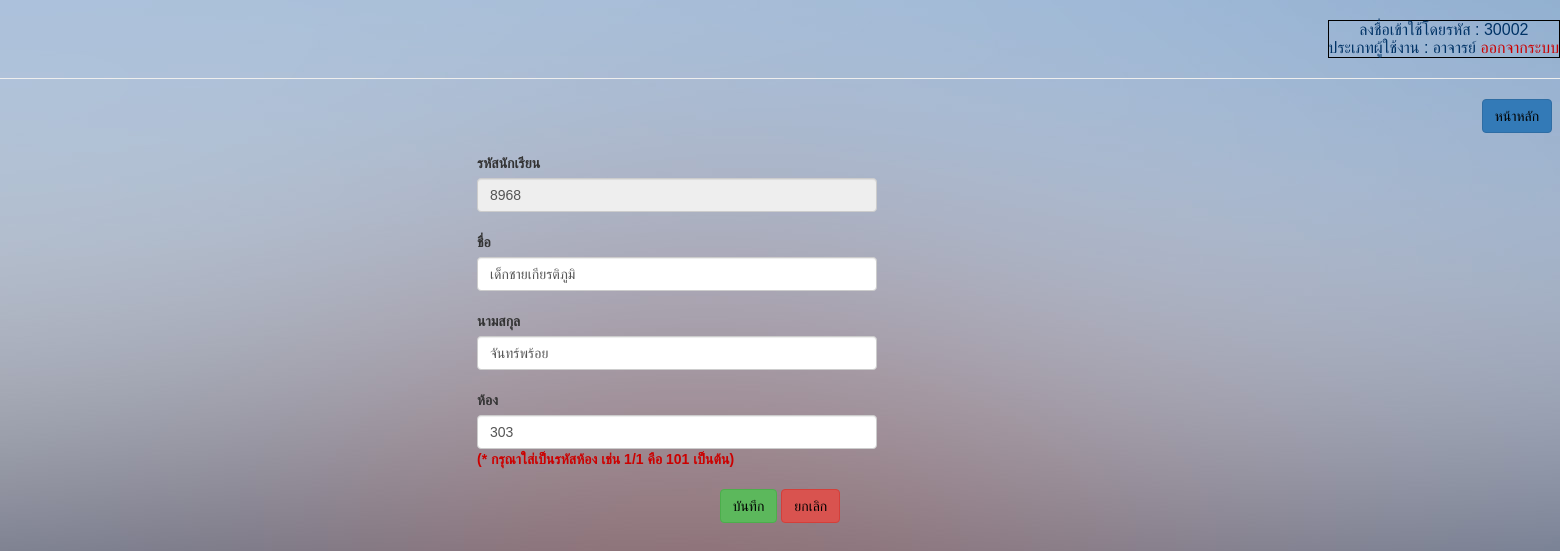
Screenshot of /html5up-dimension/infoStudentsEdit.php?studentID=8968 (signed in) with the database file from the repository.
### tables this page shows
CREATE TABLE `student` (
  `studentID` varchar(255) NOT NULL,
  `studentName` varchar(255) NOT NULL,
  `studentLastname` varchar(255) NOT NULL,
  `classID` int(11) NOT NULL
);

CREATE TABLE `class` (
  `classID` int(11) NOT NULL,
  `class` varchar(255) NOT NULL
);

### html5up-dimension/infoStudentsEdit.php (the view, shortened to what this page needs)
<?php
if (!$_SESSION["uname"]){
	  Header("Location: Login.php");
}else{?>
<html>
	<head>
		<link rel="stylesheet" href="https://maxcdn.bootstrapcdn.com/bootstrap/3.3.7/css/bootstrap.min.css">
	</head>
<div class="abcd">
	<body background="/images/bg.jpg">
    <div align="right" class="a" ><br>
      <table border="1" bordercolor="#000000" cellpadding="5">
				<tr>
      		<td>
    		  <center><font color='#003366'> ลงชื่อเข้าใช้โดยรหัส :
    			<?php echo($_SESSION['userID']);?><br>
          ประเภทผู้ใช้งาน : <?php echo($_SESSION['typeUser']);?> </font>
    			<a href="logout.php"><font color="#CC0000">ออกจากระบบ</font></a></center>
        </tr></td>
        </table>
				<hr>
    </div>
<div align="right">
	<a href="adminpage.php"><button type="button" class="btn btn-primary"><font color="#000000">หน้าหลัก</font></button></a>	&nbsp;
</div>
<form method="post" action="updateInfoStudents.php">
<br>
<?php
include ("connectDB.php");
$strSQL = mysqli_query($mysqli,"select * from student,class where studentID='".$_GET['studentID']."' and student.classID=class.classID ");
$objResult = mysqli_fetch_array($strSQL);
 ?>
 <div style="position:relative; left:477px;">
 <label for="ex3">รหัสนักเรียน</label>
 <input class="form-control"  style="width: 400px" type="text" value="<?php echo $objResult['studentID'] ?>" name="studentID" disabled><br>
 <label for="ex3">ชื่อ</label>
 <input class="form-control" style="width: 400px" type="text" value="<?php echo $objResult['studentName'] ?>" name="studentName"><br>
 <label for="ex3">นามสกุล</label>
 <input class="form-control" style="width: 400px" type="text" value="<?php echo $objResult['studentLastname'] ?>" name="studentLastname"><br>
 <label for="ex3">ห้อง</label>
 <input class="form-control" style="width: 400px" type="text" value="<?php echo $objResult['classID'] ?>" name="classID"><font color="#CC0000"><b>(* กรุณาใส่เป็นรหัสห้อง เช่น 1/1 คือ 101 เป็นต้น)</b></font><br><br>
</div>
<center>
<button type="submit" class="btn btn-success"><font color="#000000">บันทึก</font></button>
<a href="studentInfo.php"><button type="button" class="btn btn-danger"><font color="#000000">ยกเลิก</font></button></a>
</center>
</form>
	</body>
</html>
<?php }?>

### html5up-dimension/infoStudentsEdit.php (style rules this page uses)
div.abcd { font-family: "FontAwesome",sans-serif; }

### rows the page displays
student: studentID "8968", studentName "เด็กชายเกียรติภูมิ", studentLastname "จันทร์พร้อย", classID "303"

### other values shown
$_SESSION['userID'] "30002"
$_SESSION['typeUser'] "อาจารย์"
